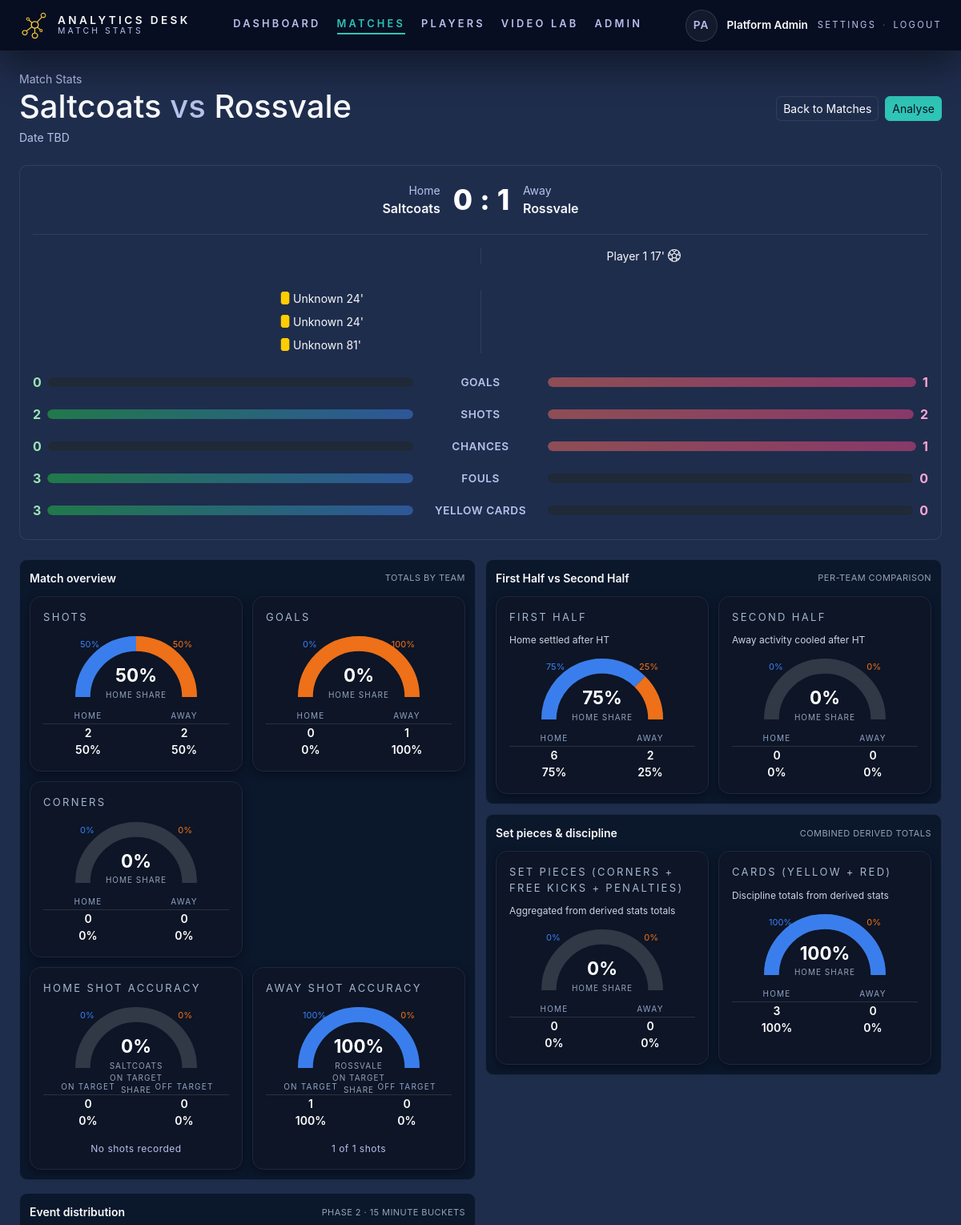
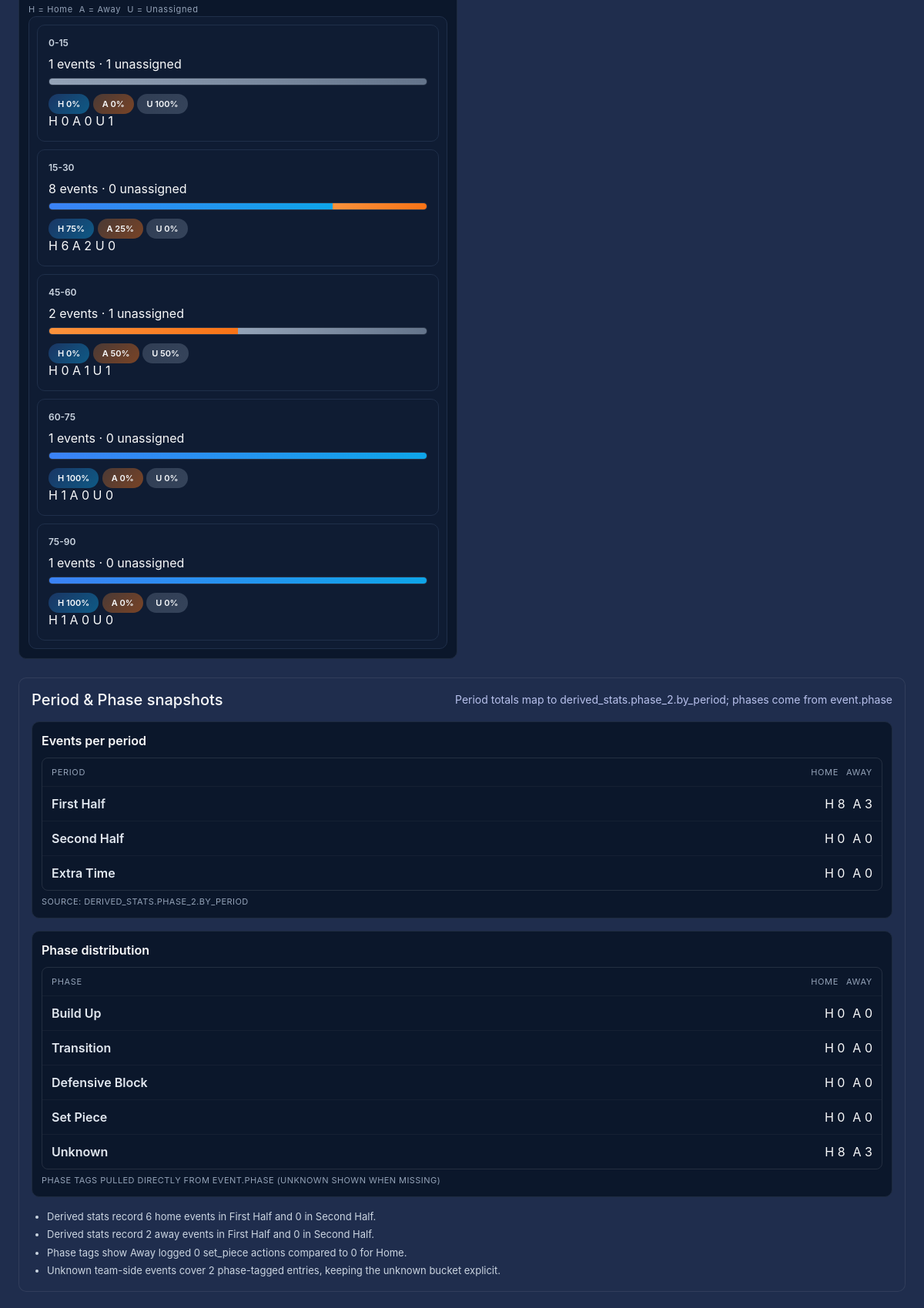
Screenshot of /matches/1/stats (signed in, upper part) with the database file from the repository (2 pictures, top to bottom).
### tables this page shows
CREATE TABLE `matches` (
  `id` bigint(20) UNSIGNED NOT NULL,
  `club_id` bigint(20) UNSIGNED NOT NULL,
  `season_id` bigint(20) UNSIGNED DEFAULT NULL,
  `competition_id` bigint(20) UNSIGNED DEFAULT NULL,
  `home_team_id` bigint(20) UNSIGNED NOT NULL,
  `away_team_id` bigint(20) UNSIGNED NOT NULL,
  `kickoff_at` datetime DEFAULT NULL,
  `match_video` varchar(255) DEFAULT NULL,
  `venue` varchar(160) DEFAULT NULL,
  `referee` varchar(120) DEFAULT NULL,
  `attendance` int(11) DEFAULT NULL,
  `status` varchar(30) NOT NULL DEFAULT 'draft',
  `notes` text DEFAULT NULL,
  `events_version` bigint(20) UNSIGNED NOT NULL DEFAULT 0,
  `clips_version` bigint(20) UNSIGNED NOT NULL DEFAULT 0,
  `derived_version` bigint(20) UNSIGNED NOT NULL DEFAULT 0,
  `created_by` bigint(20) UNSIGNED NOT NULL,
  `created_at` datetime NOT NULL DEFAULT current_timestamp(),
  `updated_at` datetime DEFAULT NULL ON UPDATE current_timestamp()
);

CREATE TABLE `teams` (
  `id` bigint(20) UNSIGNED NOT NULL,
  `club_id` bigint(20) UNSIGNED NOT NULL,
  `name` varchar(120) NOT NULL,
  `team_type` varchar(30) NOT NULL DEFAULT 'club',
  `created_at` datetime NOT NULL DEFAULT current_timestamp(),
  `updated_at` datetime DEFAULT NULL ON UPDATE current_timestamp()
);

CREATE TABLE `events` (
  `id` bigint(20) UNSIGNED NOT NULL,
  `match_id` bigint(20) UNSIGNED NOT NULL,
  `period_id` bigint(20) UNSIGNED DEFAULT NULL,
  `match_second` int(11) NOT NULL,
  `minute` int(11) NOT NULL,
  `minute_extra` int(11) NOT NULL DEFAULT 0,
  `team_side` enum('home','away','unknown') NOT NULL DEFAULT 'unknown',
  `event_type_id` bigint(20) UNSIGNED NOT NULL,
  `importance` tinyint(3) UNSIGNED NOT NULL DEFAULT 2,
  `phase` enum('unknown','build_up','transition','defensive_block','set_piece') NOT NULL DEFAULT 'unknown',
  `match_player_id` bigint(20) UNSIGNED DEFAULT NULL,
  `player_id` bigint(20) UNSIGNED DEFAULT NULL,
  `opponent_detail` varchar(120) DEFAULT NULL,
  `outcome` varchar(60) DEFAULT NULL,
  `zone` varchar(60) DEFAULT NULL,
  `notes` text DEFAULT NULL,
  `created_by` bigint(20) UNSIGNED NOT NULL,
  `created_at` datetime NOT NULL DEFAULT current_timestamp(),
  `updated_by` bigint(20) UNSIGNED DEFAULT NULL,
  `updated_at` datetime DEFAULT NULL ON UPDATE current_timestamp(),
  `match_period_id` bigint(20) UNSIGNED DEFAULT NULL,
  `clip_id` bigint(20) UNSIGNED DEFAULT NULL,
  `clip_start_second` int(11) DEFAULT NULL,
  `clip_end_second` int(11) DEFAULT NULL
);

### app/views/pages/matches/stats.php (the view, shortened to what the rows shown need)
<?php
function gauge_arc_path(float $share, float $offset): ?string
{
          if ($share <= 0) {
                    return null;
          }
          $startAngle = M_PI + M_PI * $offset;
          $endAngle = M_PI + M_PI * min(1, $offset + $share);
          $startX = 60 + 50 * cos($startAngle);
          $startY = 60 + 50 * sin($startAngle);
          $endX = 60 + 50 * cos($endAngle);
          $endY = 60 + 50 * sin($endAngle);
          $largeArcFlag = ($share >= 1 - 1e-6) ? 1 : 0;
          return sprintf('M %.2f %.2f A 50 50 0 %d 1 %.2f %.2f', $startX, $startY, $largeArcFlag, $endX, $endY);
}
function build_overview_gauge(int $home, int $away): array
{
          $total = max(0, $home + $away);
          if ($total === 0) {
                    return [
                              'homePercent' => 0,
                              'awayPercent' => 0,
                              'total' => 0,
                              'homePath' => null,
                              'awayPath' => null,
                    ];
          }
          $homeShare = $home / $total;
          $awayShare = $away / $total;
          $clampedHome = round(min(1, max(0, $homeShare)), 10);
          $clampedAway = round(min(1, max(0, $awayShare)), 10);
          return [
                    'homePercent' => (int)round($clampedHome * 100),
                    'awayPercent' => (int)round($clampedAway * 100),
                    'total' => $total,
                    'homePath' => gauge_arc_path($clampedHome, 0),
                    'awayPath' => gauge_arc_path($clampedAway, $clampedHome),
          ];
}
          ?>
          <?php
function render_shot_accuracy_card(
          string $label,
          string $teamName,
          string $onLabel,
          string $offLabel,
          int $onTarget,
          int $offTarget,
          int $onPct,
          int $offPct,
          int $total
): string {
          ?>
          <div class="overview-graph-card">
                    <div class="overview-gauge-wrapper">
                              <div class="overview-gauge" role="img" aria-label="<?= htmlspecialchars($teamName . ' on target share ' . $onPct . '%') ?>">
                                        <div class="overview-gauge-center">
                                                  <div class="overview-gauge-percent"><?= $onPct ?>%</div>
                                                  <div class="overview-gauge-caption"><?= htmlspecialchars($teamName) ?> on target share</div>
                                        </div>
                              </div>
                    </div>
          </div>
          <?php
          return ob_get_clean();
}
?>
<div class="d-flex align-items-center justify-content-between mb-4">
          <div>
                    <div class="text-muted-alt text-sm">Match Stats</div>
                    <h1 class="mb-1"><?= htmlspecialchars($match['home_team']) ?> <span class="text-muted-alt">vs</span> <?= htmlspecialchars($match['away_team']) ?></h1>
                    <div class="text-muted-alt text-sm"><?= $match['kickoff_at'] ? htmlspecialchars(date('M j, Y · H:i', strtotime($match['kickoff_at']))) : 'Date TBD' ?></div>
          </div>
</div>
<div class="panel p-3 rounded-md mb-4">
          <?php require __DIR__ . '/../../partials/match-summary-stats.php'; ?>
</div>
<?php
$shotOnTargetCounts = $safe('shot_on_target');
$shotOffTargetCounts = $safe('shot_off_target');
$goalCounts = $safe('goal');
$homeOnTargetCount = (int)($shotOnTargetCounts['home'] ?? 0) + (int)($goalCounts['home'] ?? 0);
$awayOnTargetCount = (int)($shotOnTargetCounts['away'] ?? 0) + (int)($goalCounts['away'] ?? 0);
$homeOffTargetCount = (int)($shotOffTargetCounts['home'] ?? 0);
$awayOffTargetCount = (int)($shotOffTargetCounts['away'] ?? 0);
$homeTotalForDisplay = $homeOnTargetCount + $homeOffTargetCount;
$awayTotalForDisplay = $awayOnTargetCount + $awayOffTargetCount;
$homeShotGauge = build_overview_gauge($homeOnTargetCount, $homeOffTargetCount);
$awayShotGauge = build_overview_gauge($awayOnTargetCount, $awayOffTargetCount);
?>
<div class="phase2-sections">
          <div class="phase2-grid">
                    <div class="phase2-panel">
                              <div class="match-overview-graphs">
                                        <?= render_shot_accuracy_card(
                                                  'Home shot accuracy',
                                                  $match['home_team'] ?? 'Home',
                                                  'On Target',
                                                  'Off Target',
                                                  $homeOnTargetCount,
                                                  $homeOffTargetCount,
                                                  $homeShotGauge['homePercent'],
                                                  $homeShotGauge['awayPercent'],
                                                  $homeTotalForDisplay
                                        ) ?>
                                        <?= render_shot_accuracy_card(
                                                  'Away shot accuracy',
                                                  $match['away_team'] ?? 'Away',
                                                  'On Target',
                                                  'Off Target',
                                                  $awayOnTargetCount,
                                                  $awayOffTargetCount,
                                                  $awayShotGauge['homePercent'],
                                                  $awayShotGauge['awayPercent'],
                                                  $awayTotalForDisplay
                                        ) ?>
                              </div>
                    </div>
          </div>
</div>
<?php
require __DIR__ . '/../../layout.php';

### app/views/partials/match-summary-stats.php (shortened to what the rows shown need)
<?php
$byType = $derivedStats['by_type_team'] ?? [];
?>
<div class="summary-score d-flex align-items-center justify-content-center mb-3">
          <div class="summary-team text-end me-3">
                    <div class="text-muted-alt text-sm">Home</div>
                    <div class="fw-semibold"><?= htmlspecialchars($match['home_team'] ?? 'Home') ?></div>
          </div>
          <div class="summary-team text-start ms-3">
                    <div class="text-muted-alt text-sm">Away</div>
                    <div class="fw-semibold"><?= htmlspecialchars($match['away_team'] ?? 'Away') ?></div>
          </div>
</div>
<?php
$goalEvents = [];
$yellowCardEvents = [];
$redCardEvents = [];
if (isset($events) && is_array($events)) {
          foreach ($events as $event) {
                    $eventTypeId = (int)($event['event_type_id'] ?? 0);
                    if ($eventTypeId === 16) {
                              $goalEvents[] = $event;
                    } elseif ($eventTypeId === 8) {
                              $yellowCardEvents[] = $event;
                    } elseif ($eventTypeId === 9) {
                              $redCardEvents[] = $event;
                    }
          }
}
function getPlayerName($matchPlayerId, $matchPlayers) {
          if (!$matchPlayerId || !is_array($matchPlayers)) return 'Unknown';
          foreach ($matchPlayers as $mp) {
                    if ((int)($mp['id'] ?? 0) === (int)$matchPlayerId) {
                              return trim($mp['player_name'] ?? 'Unknown');
                    }
          }
          return 'Unknown';
}
$matchPlayers = [];
if (isset($match['id'])) {
          $stmt = db()->prepare('
                    SELECT mp.id, CONCAT(p.first_name, " ", p.last_name) as player_name, mp.team_side
                    FROM match_players mp
                    JOIN players p ON p.id = mp.player_id
                    WHERE mp.match_id = :match_id
          ');
          $stmt->execute(['match_id' => (int)$match['id']]);
          $matchPlayers = $stmt->fetchAll();
}
?>
<?php if (!empty($goalEvents) || !empty($yellowCardEvents) || !empty($redCardEvents)): ?>
<div class="match-events-summary mb-3">
          <div class="event-summary-section">
                    <?php
                    $awayGoals = array_filter($goalEvents, fn($e) => ($e['team_side'] ?? '') === 'away');
                    usort($awayGoals, function($a, $b) {
                              return ((int)($a['minute'] ?? 0)) - ((int)($b['minute'] ?? 0));
                    });
                    ?>
                    <div class="events-column-wrapper">
                              <div class="events-column">
                                        <?php foreach ($awayGoals as $goal): ?>
                                                  <div class="text-sm d-flex align-items-center gap-1 justify-content-end">
                                                            <span><?= htmlspecialchars(getPlayerName($goal['match_player_id'] ?? null, $matchPlayers)) ?> <?= (int)($goal['minute'] ?? 0) ?>'</span>
                                        </div>
                              <?php endforeach; ?>
                              </div>
                    </div>
          </div>
          <?php if (!empty($yellowCardEvents) || !empty($redCardEvents)): ?>
                    <div class="event-summary-section mt-3">
                              <?php
                              $homeYellow = array_filter($yellowCardEvents, fn($e) => ($e['team_side'] ?? '') === 'home');
                              ?>
                              <div class="events-column-wrapper">
                                        <div class="events-column">
                                                  <?php
                                                  foreach ($homeYellow as $card) {
                                                            echo '<div class="text-sm d-flex align-items-center gap-1"><svg class="card-ico yellowCard-ico" style="width: 12px; height: 16px;"><title>Yellow Card</title><use xlink:href="/assets/svg/incident.svg#card"></use></svg><span>' . htmlspecialchars(getPlayerName($card['match_player_id'] ?? null, $matchPlayers)) . ' ' . (int)($card['minute'] ?? 0) . "'</span></div>";
                                                  }
                                                  ?>
                                        </div>
                              </div>
                    </div>
          <?php endif; ?>
</div>
<?php endif; ?>

### rows the page displays
matches: home_team.name "Saltcoats", away_team.name "Rossvale", home_team.name "SALTCOATS ROSSVALE"
events: match_player_id "Player 1", minute "17"
events: match_player_id "Unknown", minute "24"
events: match_player_id "Unknown", minute "24"
events: match_player_id "Unknown", minute "81"

### other values shown
$appName "ANALYTICS DESK"
$title "MATCH STATS"
$item['label'] "DASHBOARD"
$item['label'] "MATCHES"
$item['label'] "PLAYERS"
$item['label'] "VIDEO LAB"
$item['label'] "ADMIN"
$initials "PA"
$displayName "Platform Admin"
$homeScore "0"
$awayScore "1"
$homeVal "0"
$row['label'] "GOALS"
$awayVal "1"
$homeVal "2"
